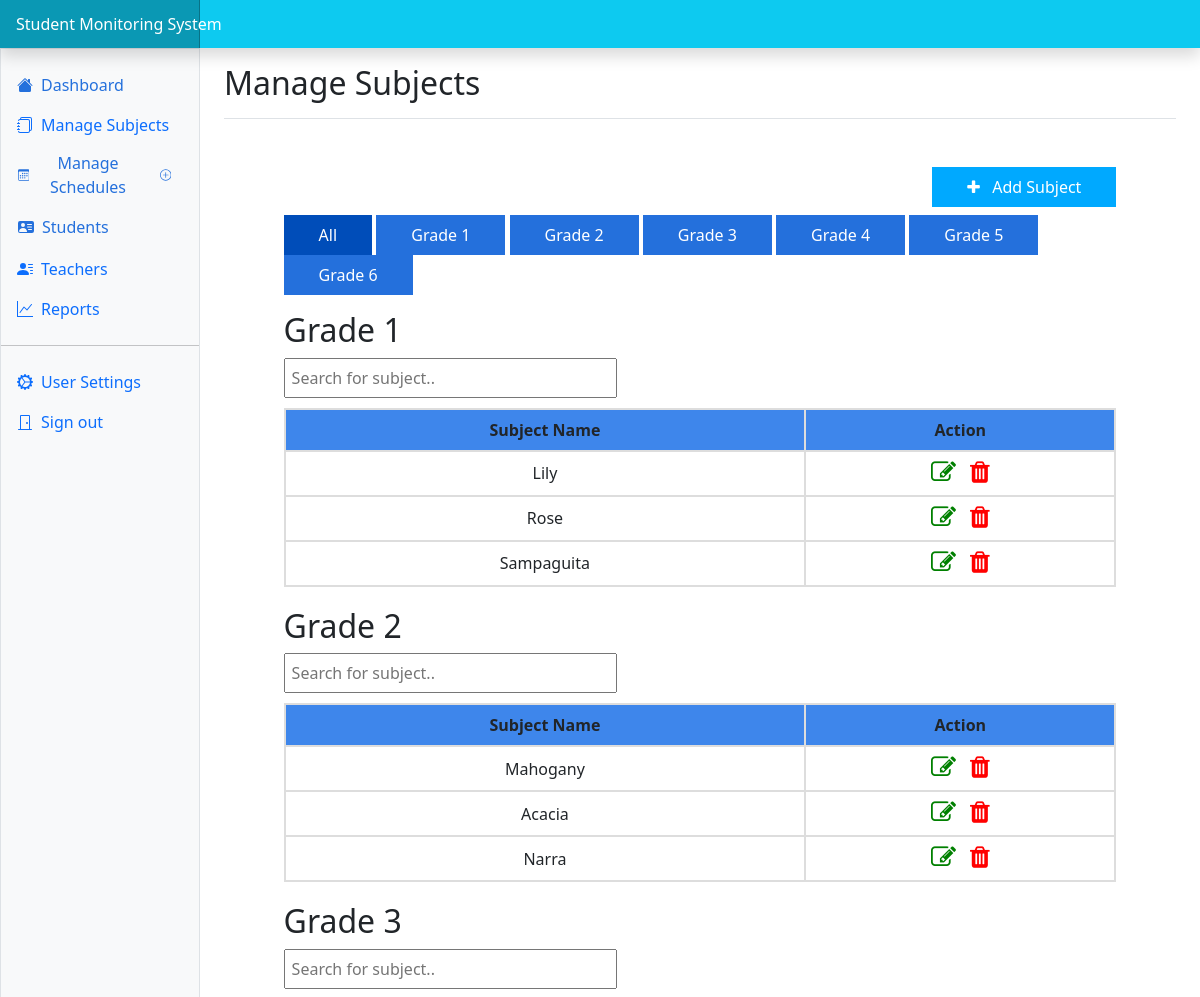
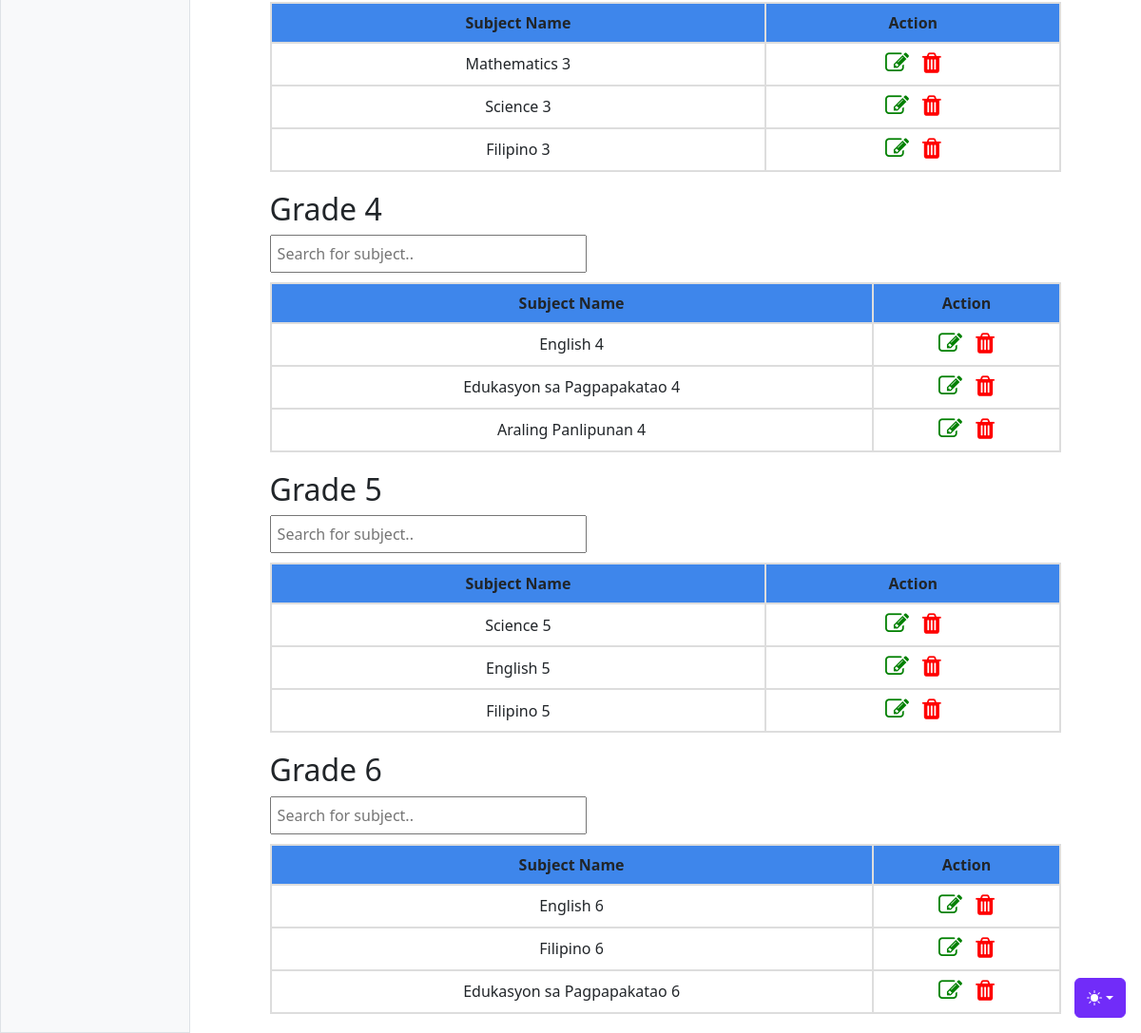
Screenshot of /attendance/admin/manageSubject.php (signed in) with the database file from the repository (2 pictures, top to bottom).
### tables this page shows
CREATE TABLE `subject` (
  `subject_id` int(11) NOT NULL,
  `subject` varchar(200) NOT NULL,
  `grade_id` int(10) NOT NULL
);

### attendance/admin/manageSubject.php (the view, shortened to what the rows shown need)
<!doctype html>
<html lang="en" data-bs-theme="auto">
  <head><script src="assets/js/color-modes.js"></script>
    <link rel="stylesheet" href="https://cdn.jsdelivr.net/npm/@docsearch/css@3">
<link href="assets/dist/css/bootstrap.min.css" rel="stylesheet">
<link rel="stylesheet" href="https://cdnjs.cloudflare.com/ajax/libs/font-awesome/4.7.0/css/font-awesome.min.css">
    <link href="https://cdn.jsdelivr.net/npm/bootstrap-icons@1.10.5/font/bootstrap-icons.min.css" rel="stylesheet">
    <link href="admin_resource/dashboard.css" rel="stylesheet">
  </head>
  <body>
<div class="container-fluid">
  <div class="row">
    <main class="col-md-9 ms-sm-auto col-lg-10 px-md-4">
      <div class="d-flex justify-content-between flex-wrap flex-md-nowrap align-items-center pt-3 pb-2 mb-3 border-bottom">
        <h1 class="h2">Manage Subjects</h1>
      </div>
      <div  class="container mt-5" style="width: 90%;">
      <br><br>
        <div class="section mt-3" data-category="category1">
            <h2>Grade 1</h2>
            <table id="myTable">
                <thead>
                    <tr>
                        <th>Subject Name</th>
                        <th>Action</th>
                    </tr>
                </thead>
                <tbody>
                <?php
                        require 'db_connection.php';
                            $query=mysqli_query($conn, "SELECT * FROM subject where grade_id='1'") or die(mysqli_error());
                            $row=mysqli_num_rows($query);
                            if($row>0){
                            while($row=mysqli_fetch_array($query)){
                            $db_subject = $row["subject"];
                    ?>
                    <tr>
                        <td><?php echo $db_subject; ?></td>
                        <td><a data-id='<?php echo $row['subject_id']; ?>' class="button-edit"><i class="fa fa-edit icons" style="cursor:pointer; color:green; font-size:25px;"></i></a>
                        <a data-id='<?php echo $row['subject_id']; ?>' class="button-delete"><i class="fa fa-trash icons" style="cursor:pointer; color:red; font-size:25px; margin-left:10px;"></i></a>
                        </td>
                    </tr>
                    <?php
                        }
                    }else{
                        echo'
                        <tr style="font-size:13px">
                            <td colspan = "2"><center>Record Not Found</center></td>
                        </tr>';
                            }
                    ?>
                </tbody>
            </table>
        </div>
        <div class="section mt-3" data-category="category2">
            <h2>Grade 2</h2>
            <table id="myTable">
                <thead>
                    <tr>
                        <th>Subject Name</th>
                        <th>Action</th>
                    </tr>
                </thead>
                <tbody>
                <?php
                        require 'db_connection.php';
                            $query=mysqli_query($conn, "SELECT * FROM subject where grade_id='2' ") or die(mysqli_error());
                            $row=mysqli_num_rows($query);
                            if($row>0){
                            while($row=mysqli_fetch_array($query)){
                            $db_subject = $row["subject"];
                    ?>
                    <tr>
                        <td><?php echo $db_subject; ?></td>
                        <td><a data-id='<?php echo $row['subject_id']; ?>' class="button-edit"><i class="fa fa-edit icons" style="cursor:pointer; color:green; font-size:25px;"></i></a>
                        <a data-id='<?php echo $row['subject_id']; ?>' class="button-delete"><i class="fa fa-trash icons" style="cursor:pointer; color:red; font-size:25px; margin-left:10px;"></i></a>
                        </td>
                    </tr>
                    <?php
                        }
                    }else{
                        echo'
                        <tr style="font-size:13px">
                            <td colspan = "2"><center>Record Not Found</center></td>
                        </tr>';
                            }
                    ?>
                </tbody>
            </table>
        </div>
        <div class="section mt-3" data-category="category3">
            <h2>Grade 3</h2>
            <table id="myTable">
                <thead>
                    <tr>
                        <th>Subject Name</th>
                        <th>Action</th>
                    </tr>
                </thead>
                <tbody>
                <?php
                        require 'db_connection.php';
                            $query=mysqli_query($conn, "SELECT * FROM subject where grade_id='3' ") or die(mysqli_error());
                            $row=mysqli_num_rows($query);
                            if($row>0){
                            while($row=mysqli_fetch_array($query)){
                            $db_subject = $row["subject"];
                    ?>
                    <tr>
                        <td><?php echo $db_subject; ?></td>
                        <td><a data-id='<?php echo $row['subject_id']; ?>' class="button-edit"><i class="fa fa-edit icons" style="cursor:pointer; color:green; font-size:25px;"></i></a>
                        <a data-id='<?php echo $row['subject_id']; ?>' class="button-delete"><i class="fa fa-trash icons" style="cursor:pointer; color:red; font-size:25px; margin-left:10px;"></i></a>
                        </td>
                    </tr>
                    <?php
                        }
                    }else{
                        echo'
                        <tr style="font-size:13px">
                            <td colspan = "2"><center>Record Not Found</center></td>
                        </tr>';
                            }
                    ?>
                </tbody>
            </table>
        </div>
        <div class="section mt-3" data-category="category4">
            <h2>Grade 4</h2>
            <table id="myTable">
                <thead>
                    <tr>
                        <th>Subject Name</th>
                        <th>Action</th>
                    </tr>
                </thead>
                <tbody>
                <?php
                        require 'db_connection.php';
                            $query=mysqli_query($conn, "SELECT * FROM subject where grade_id='4' ") or die(mysqli_error());
                            $row=mysqli_num_rows($query);
                            if($row>0){
                            while($row=mysqli_fetch_array($query)){
                            $db_subject = $row["subject"];
                    ?>
                    <tr>
                        <td><?php echo $db_subject; ?></td>
                        <td><a data-id='<?php echo $row['subject_id']; ?>' class="button-edit"><i class="fa fa-edit icons" style="cursor:pointer; color:green; font-size:25px;"></i></a>
                        <a data-id='<?php echo $row['subject_id']; ?>' class="button-delete"><i class="fa fa-trash icons" style="cursor:pointer; color:red; font-size:25px; margin-left:10px;"></i></a>
                        </td>
                    </tr>
                    <?php
                        }
                    }else{
                        echo'
                        <tr style="font-size:13px">
                            <td colspan = "2"><center>Record Not Found</center></td>
                        </tr>';
                            }
                    ?>
                </tbody>
            </table>
        </div>
        <div class="section mt-3" data-category="category5">
            <h2>Grade 5</h2>
            <table id="myTable">
                <thead>
                    <tr>
                        <th>Subject Name</th>
                        <th>Action</th>
                    </tr>
                </thead>
                <tbody>
                <?php
                        require 'db_connection.php';
                            $query=mysqli_query($conn, "SELECT * FROM subject where grade_id='5'") or die(mysqli_error());
                            $row=mysqli_num_rows($query);
                            if($row>0){
                            while($row=mysqli_fetch_array($query)){
                            $db_subject = $row["subject"];
                    ?>
                    <tr>
                        <td><?php echo $db_subject; ?></td>
                        <td><a data-id='<?php echo $row['subject_id']; ?>' class="button-edit"><i class="fa fa-edit icons" style="cursor:pointer; color:green; font-size:25px;"></i></a>
                        <a data-id='<?php echo $row['subject_id']; ?>' class="button-delete"><i class="fa fa-trash icons" style="cursor:pointer; color:red; font-size:25px; margin-left:10px;"></i></a>
                        </td>
                    </tr>
                    <?php
                        }
                    }else{
                        echo'
                        <tr style="font-size:13px">
                            <td colspan = "2"><center>Record Not Found</center></td>
                        </tr>';
                            }
                    ?>
                </tbody>
            </table>
        </div>
        <div class="section mt-3" data-category="category6">
            <h2>Grade 6</h2>
            <table id="myTable">
                <thead>
                    <tr>
                        <th>Subject Name</th>
                        <th>Action</th>
                    </tr>
                </thead>
                <tbody>
                <?php
                        require 'db_connection.php';
                            $query=mysqli_query($conn, "SELECT * FROM subject where grade_id='6'") or die(mysqli_error());
                            $row=mysqli_num_rows($query);
                            if($row>0){
                            while($row=mysqli_fetch_array($query)){
                            $db_subject = $row["subject"];
                    ?>
                    <tr>
                        <td><?php echo $db_subject; ?></td>
                        <td><a data-id='<?php echo $row['subject_id']; ?>' class="button-edit"><i class="fa fa-edit icons" style="cursor:pointer; color:green; font-size:25px;"></i></a>
                        <a data-id='<?php echo $row['subject_id']; ?>' class="button-delete"><i class="fa fa-trash icons" style="cursor:pointer; color:red; font-size:25px; margin-left:10px;"></i></a>
                        </td>
                    </tr>
                    <?php
                        }
                    }else{
                        echo'
                        <tr style="font-size:13px">
                            <td colspan = "2"><center>Record Not Found</center></td>
                        </tr>';
                            }
                    ?>
                </tbody>
            </table>
        </div>
      </div>
    </main>
  </div>
</div>
    <script src="https://cdn.jsdelivr.net/npm/chart.js@4.3.2/dist/chart.umd.js"></script><script src="dashboard.js"></script></body>
</html>

### rows the page displays
subject: subject "Lily"
subject: subject "Rose"
subject: subject "Sampaguita"
subject: subject "Mahogany"
subject: subject "Acacia"
subject: subject "Narra"
subject: subject "Mathematics 3"
subject: subject "Science 3"
subject: subject "Filipino 3"
subject: subject "English 4"
subject: subject "Edukasyon sa Pagpapakatao 4"
subject: subject "Araling Panlipunan 4"
subject: subject "Science 5"
subject: subject "English 5"
subject: subject "Filipino 5"
subject: subject "English 6"
subject: subject "Filipino 6"
subject: subject "Edukasyon sa Pagpapakatao 6"
